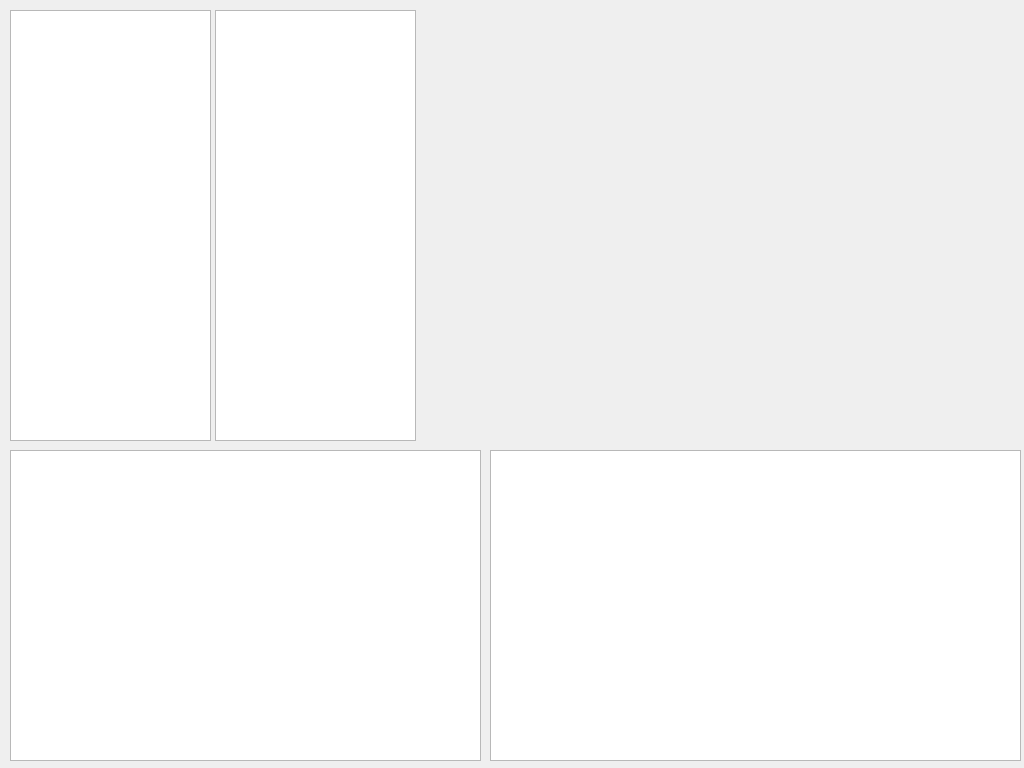
<?xml version="1.0" encoding="UTF-8"?>
<ui version="4.0">
 <class>Form</class>
 <widget class="QWidget" name="Form">
  <property name="geometry">
   <rect>
    <x>0</x>
    <y>0</y>
    <width>1024</width>
    <height>768</height>
   </rect>
  </property>
  <property name="windowTitle">
   <string>Form</string>
  </property>
  <widget class="QListWidget" name="buyList">
   <property name="geometry">
    <rect>
     <x>10</x>
     <y>10</y>
     <width>201</width>
     <height>431</height>
    </rect>
   </property>
  </widget>
  <widget class="QListWidget" name="sellList">
   <property name="geometry">
    <rect>
     <x>215</x>
     <y>10</y>
     <width>201</width>
     <height>431</height>
    </rect>
   </property>
  </widget>
  <widget class="QPlainTextEdit" name="buysellLog">
   <property name="geometry">
    <rect>
     <x>10</x>
     <y>450</y>
     <width>471</width>
     <height>311</height>
    </rect>
   </property>
  </widget>
  <widget class="QPlainTextEdit" name="debugLog">
   <property name="geometry">
    <rect>
     <x>490</x>
     <y>450</y>
     <width>531</width>
     <height>311</height>
    </rect>
   </property>
  </widget>
 </widget>
 <resources/>
 <connections/>
</ui>
